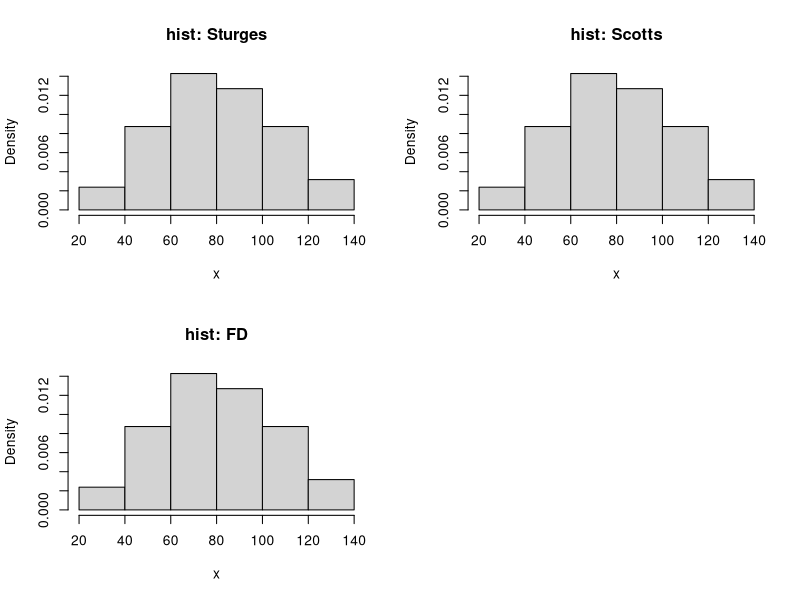
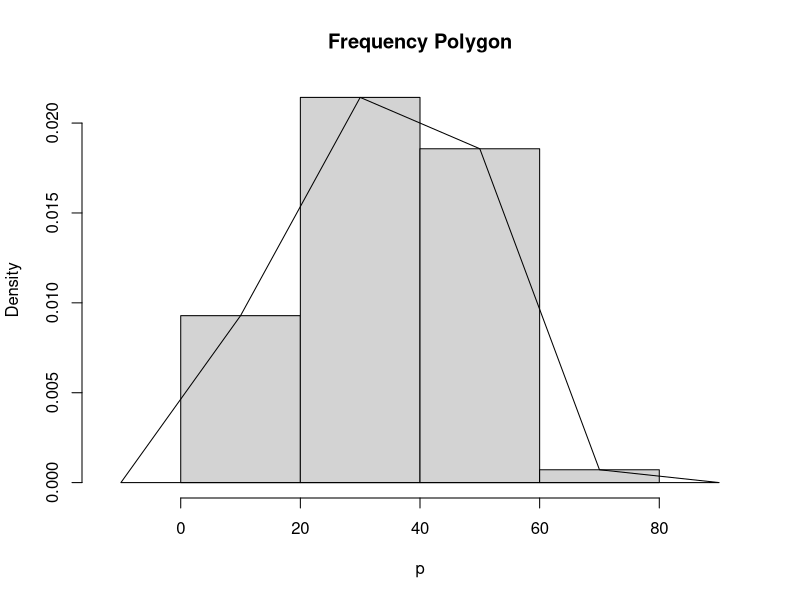
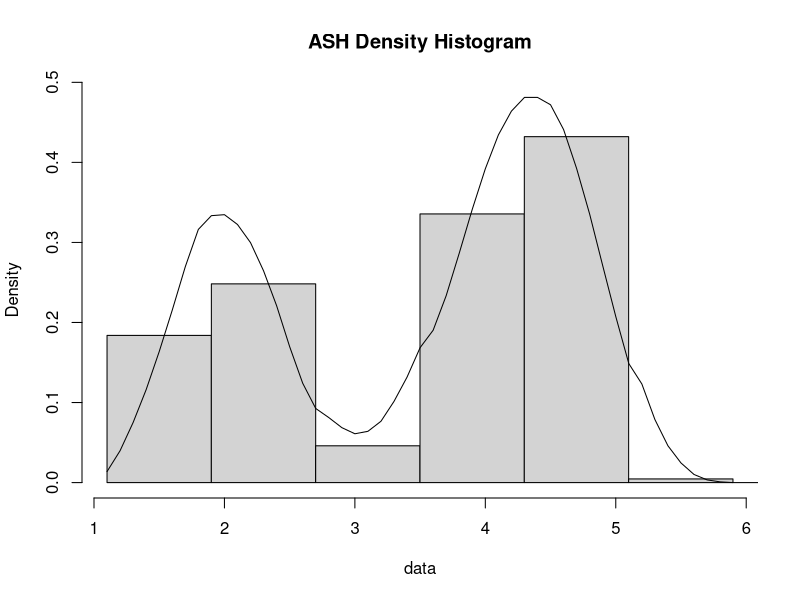
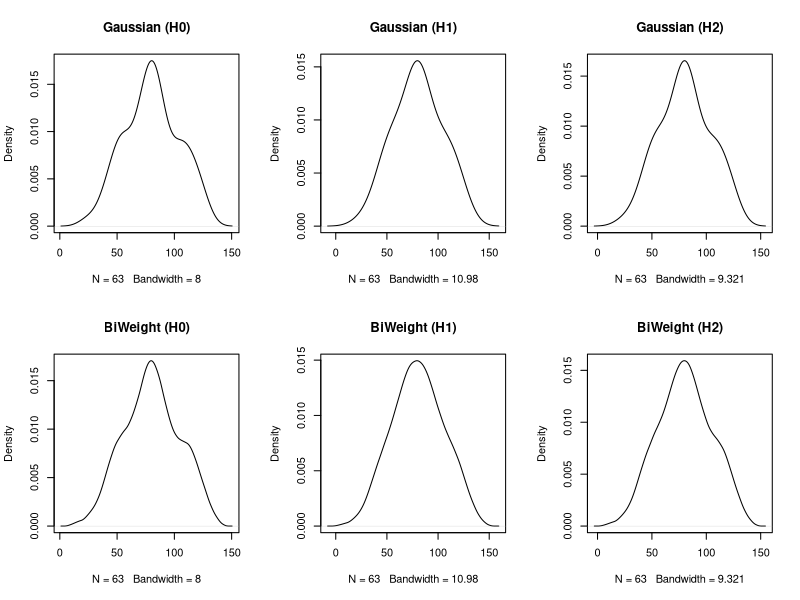

Write the R code that produced these figures, in order.
## ---- chunk 1
knitr::opts_chunk$set(echo = TRUE)
library(gss)
library(MASS)
## ---- chunk 2
n <- 1000
data("buffalo")
x <- buffalo

par(mfrow=c(2,2))
h.sturges <- hist(x, breaks='Sturges', freq = F, main="hist: Sturges")
h.scotts <- hist(x, breaks='Scott', freq = F, main="hist: Scotts")
h.fd <- hist(x, breaks='FD', freq = F, main="hist: FD")
par(mfrow=c(1,1))

x0 <- 88
b <- which.min(h.sturges$breaks <= x0) -1
print(c(b,h.sturges$density[b]))
b <- which.min(h.scotts$breaks <= x0) -1
print(c(b,h.scotts$density[b]))
b <- which.min(h.fd$breaks <= x0) -1
print(c(b,h.fd$density[b]))
## ---- chunk 3
p <- precip
n <- length(p)

# freq poly bin width using normal ref rule
h <- 2.15*(IQR(p))*n^(-1/5)

# calculate the sequence of breaks and histogram
br <- pretty(p, diff(range(p))/h)
brplus <- c(min(br)-h, max(br+h))
histg <- hist(p, breaks=br, freq=F, main="Frequency Polygon", xlim=brplus)

vx <- histg$mids # midpoints of each class interval
vy <- histg$density # density est at vertices of polygon
delta <- diff(vx)[1] # h after pretty is applied 
k <- length(vx)
vx <- vx+delta
vx <- c(vx[1]-2*delta, vx[1]-delta, vx)
vy <- c(0, vy, 0)
# add the polygon to the histogram
polygon(vx,vy)
## ---- chunk 4
data <- faithful$eruptions
n <- length(data)
m <- 15
a <- min(data) - 0.5
b <- max(data) + 0.5
h <- 2.15*sqrt(var(data))*n^(-1/5)
delta <- h/m

# get the bin counts on the delta-width mesh
br <- seq(a - delta*m, b + 2*delta*m, delta)
histg <- hist(data, breaks = br, plot = F)
nk <- histg$counts
K <- abs((1-m):(m-1))

fhat <- function(x){
  #locate the leftmost interval containing x
  i <- max(which(x>br))
  k <- (i-m+1):(i+m-1)
  #get the 2m-1 bin counts centered at x
  vk <- nk[k]
  sum((1-K/m)*vk)/(n*h) #f.hat
}

# density can be computed at any points in range of data
z <- as.matrix(seq(a,b+h, .1))
f.ash <- apply(z, 1, fhat) #density estimates at midpts

# plot ASH density estimate over histogram
br2 <- seq(a, b+h, h)
hist(data, breaks = br2, freq=F, main="ASH Density Histogram", ylim=c(0, max(f.ash)))
lines(z, f.ash, xlab="")

## ---- chunk 5
data("buffalo")
x <- buffalo
n <- length(x)

h1 <- 1.06*sd(x)*n^(-1/5)
h2 <- 0.9*min(c(IQR(x)/1.34,sd(x)))*n^(-1/5)
h0 <- 8

par(mfrow=c(2,3))
plot(density(x,bw=h0, kernel="gaussian"), main="Gaussian (H0)") 
plot(density(x,bw=h1, kernel="gaussian"), main="Gaussian (H1)") 
plot(density(x,bw=h2, kernel="gaussian"), main="Gaussian (H2)") 
plot(density(x,bw=h0, kernel="biweight"), main="BiWeight (H0)") 
plot(density(x,bw=h1, kernel="biweight"), main="BiWeight (H1)") 
plot(density(x,bw=h2, kernel="biweight"), main="BiWeight (H2)") 
par(mfrow=c(1,1))
